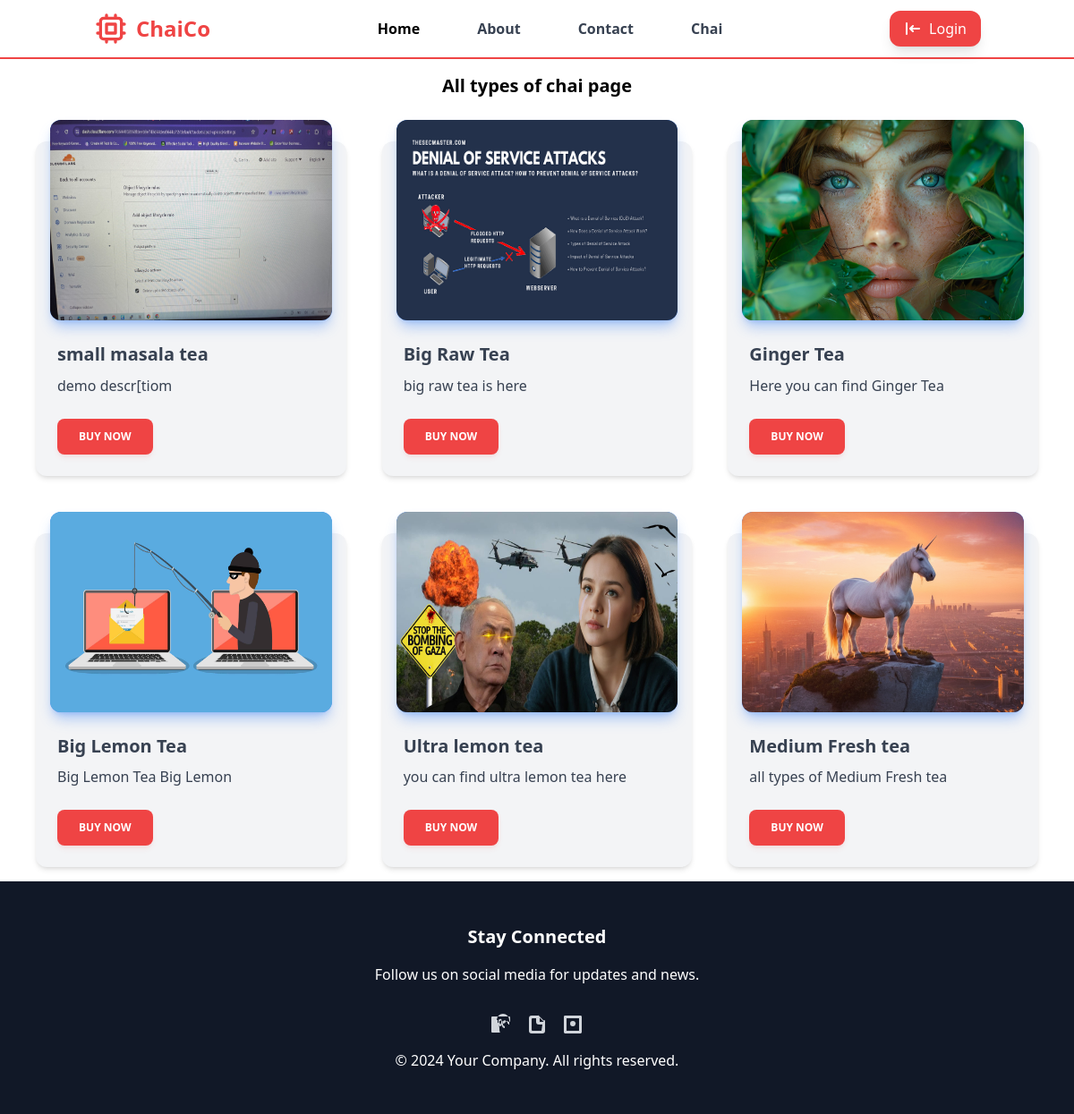
Page /chai/ on the earlier database version.
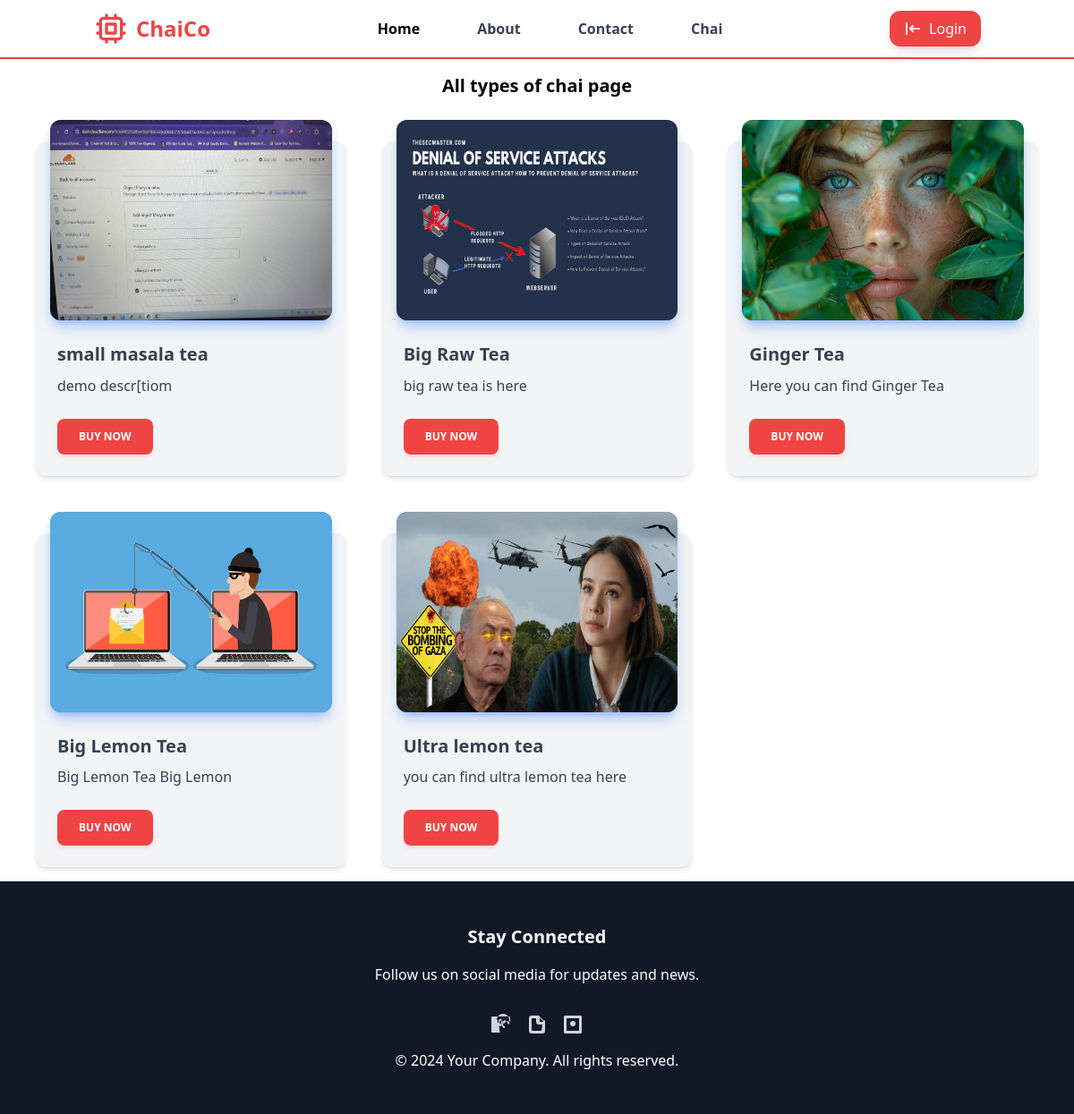
Same page on the later database version.
### chai/models.py (models this page shows, shortened)
class Chaivarity(models.Model):
    Select_Chai_Type = [
        ('ML', 'Masala Tea'),
        ('GN', 'Ginger Tea'),
        ('LM', 'Leamon Tea'),
        ('RT', 'Raw Tea'),
    ]
    name = models.CharField(max_length=100)
    image = models.ImageField(upload_to='chais/')
    description = models.TextField()
    created_date = models.DateTimeField(default=timezone.now)
    cha_type = models.CharField(max_length=2, choices=Select_Chai_Type)
    DisplayField = ['name', 'description', 'chai_type']

### chai/views.py (the view)
# urls.py: path('', views.all_chai, name='all_chai'),
def all_chai(request):
    chais=Chaivarity.objects.all()
    return render(request,'chai/all_chai.html', {'chais':chais})

### chai/templates/chai/all_chai.html (shortened to what this page needs)
{% extends 'layout.html' %}
{% block content %}
<div class="bg-white text-black">
    <h1 class="text-center text-xl font-bold pt-4">All types of chai page</h1>
    <div class="grid grid-cols-3 gap-10 ml-10 mr-10 pt-6 pb-4">
        {% for chai in chais %}
        <div class="relative flex flex-col mt-6 text-gray-700 bg-gray-100 shadow-md bg-clip-border rounded-xl w-84">
            <div class="relative h-56 mx-4 -mt-6 overflow-hidden text-white shadow-lg bg-clip-border rounded-xl bg-blue-500 shadow-blue-500/40">
                <img class="rounded h-full w-full" src="{{ chai.image.url }}" alt="{{ chai.name }}">
            </div>
            <div class="p-6">
                <h5 class="block mb-2 font-sans text-xl antialiased font-semibold leading-snug tracking-normal text-blue-gray-900">
                    {{ chai.name }}
                </h5>
                <p class="block font-sans text-base antialiased font-light leading-relaxed text-inherit">
                    {{ chai.description }}
                </p>
            </div>
            <div class="p-6 pt-0">
                <a href="{% url 'chai_detail' chai.id %}" target="_blank">
                    <button class="align-middle select-none font-sans font-bold text-center uppercase transition-all disabled:opacity-50 disabled:shadow-none disabled:pointer-events-none text-xs py-3 px-6 rounded-lg bg-red-500 text-white shadow-md shadow-red-500/10 hover:shadow-lg hover:shadow-red-500/20 focus:opacity-[0.85] focus:shadow-none active:opacity-[0.85] active:shadow-none" type="button">Buy Now</button>
                </a>
            </div>
        </div>
        {% endfor %}
    </div>
</div>
{% endblock %}

Differences in the rows shown:
removed Chaivarity: image (picture), name "Medium Fresh tea", description "all types of Medium Fresh tea"
